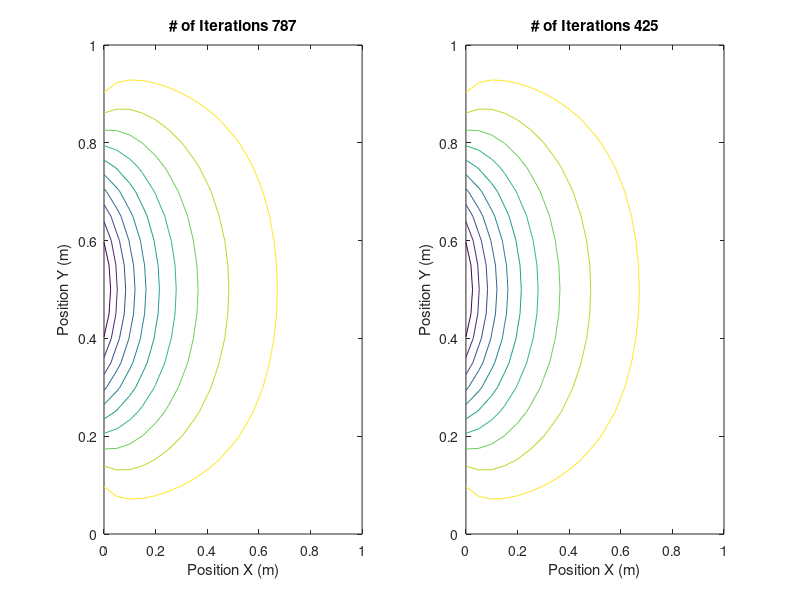

The MATLAB script that drew this image:
% ---------------- 2-D FDM with Jacobi ----------------
figure(1); subplot(1,2,1);subplot(1,2,2);
Tol=1e-5;
x=0:.05:1;
n = length(x);
h=0.05;
V=zeros(n,n);
Vnew=V; V_prev=V;

V(1,:)=1;
V(n,:)=1;
V(:,n)=1;
V(:,1)=cos(2*pi*x);

Vnew=V; V_prev=V;

Err=max(abs(Vnew));
itr=0;
Pitr=0;
spectral_Jacobi = 0;
while Err>Tol
  itr=itr+1;
  Pitr=Pitr+1;
  Vnew(2:n-1, 2:n-1)= 0.25 * ( ...
      V(1:n-2, 2:n-1) + V(3:n, 2:n-1) + ...
      V(2:n-1, 3:n) + V(2:n-1, 1:n-2));
    if itr > 1
       Err = norm(abs(V-Vnew), Inf);
       Err_prev = norm(abs(V_prev-V), Inf);
       spectral_Jacobi = max(spectral_Jacobi, Err/Err_prev  );
    end 
  V_prev(2:n-1, 2:n-1) = V(2:n-1, 2:n-1);
  V(2:n-1, 2:n-1)=Vnew(2:n-1, 2:n-1);
  if Pitr==20
      Pitr=0;
      figure(1);subplot(1,2,1);
        [X,Y] = meshgrid(x,x);
        contour(X,Y,V);xlabel('Position X (m)');ylabel('Position Y (m)');drawnow;
  end
end
title(['# of Iterations ' num2str(itr)]);
%%
index_x_V = find(x==0.7);
fprintf(' V(x==0.7, x==0.7): %.12f\n', V(index_x_V, index_x_V))
theroretical_spectral_r_Jacobi = 1 - (pi* 0.05/(2 * x(end)^2));
fprintf('theroretical_spectral_r_Jacobi %.12f \n', theroretical_spectral_r_Jacobi)
fprintf('numerical_spectral_Jacobi %.12f \n', spectral_Jacobi)
% --------------- Gauss Seidel --------------- 
%%
x=0:.05:1;
n = length(x);
h=0.05;
V=zeros(n,n);

V(1,:)=1;
V(n,:)=1;
V(:,n)=1;
V(:,1)=cos(2*pi*x);

Vnew=V; V_prev=V;

Err=max(abs(Vnew));
itr_g=0;
Pitr=0;
spectral_Gauss = 0;

while Err>Tol
  itr_g=itr_g+1;
  Pitr=Pitr+1;
  Vnew = V;
  for i=2:n-1
      for j=2:n-1
        Vnew(i,j)= 0.25 * ( Vnew(i-1, j) + Vnew(i+1, j) + Vnew(i, j+1)+ Vnew(i, j-1) );
      end
  end
    if itr_g > 1
       Err = norm(abs(V-Vnew), Inf);
       Err_prev = norm(abs(V_prev-V), Inf);
       spectral_Gauss = max(spectral_Gauss, Err/Err_prev  );
    end 
  V_prev(2:n-1, 2:n-1) = V(2:n-1, 2:n-1);
  V(2:n-1, 2:n-1)=Vnew(2:n-1, 2:n-1);
  if Pitr==20
      Pitr=0;
      figure(1);subplot(1,2,2);
        [X,Y] = meshgrid(x,x);
        contour(X,Y,V);xlabel('Position X (m)');ylabel('Position Y (m)');drawnow;
  end
end
title(['# of Iterations ' num2str(itr_g)]);
%%
index_x_V = find(x==0.7);
fprintf(' V(x==0.7, x==0.7): %.12f\n', V(index_x_V, index_x_V))
theroretical_spectral_r_Gauss = (theroretical_spectral_r_Jacobi)^2;
fprintf('theroretical_spectral_r_Gauss %.12f \n', theroretical_spectral_r_Gauss)
fprintf('numerical_spectral_r_Gauss %.12f \n', spectral_Gauss)
